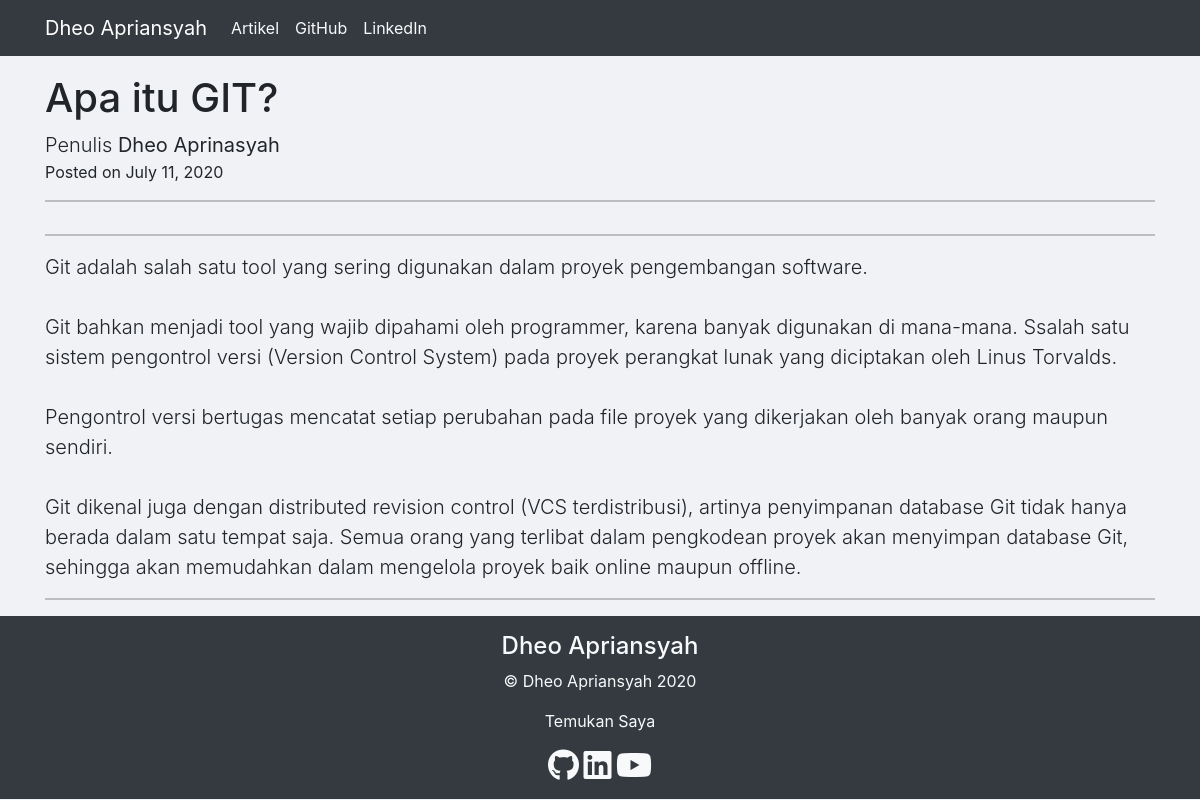
/artikel-post/apa-itu-git, run on the app's committed database.
### artikel/models.py (models this page shows, shortened)
class ModelArtikel(models.Model):
    image      = models.ImageField(upload_to='upload/')
    judul       = models.CharField(max_length=50)
    kategori    = models.CharField(max_length=50)
    body        = models.TextField()
    penulis     = models.CharField(max_length=50)
    publish     = models.DateTimeField(auto_now_add=True)
    update      = models.DateTimeField(auto_now=True)
    slug        = models.SlugField(blank=True, editable=False)

### artikel/views.py (the view)
# urls.py: path('artikel-post/<str:slug>',DetailArtikel.as_view(),name='artikel-post'),
class DetailArtikel(DetailView):
    model = ModelArtikel
    template_name = 'artikel/detail_artikel.html'
    context_object_name = "Detail"

### artikel/templates/artikel/detail_artikel.html (shortened to what this page needs)
{% extends 'base.html' %}
{% block content-artikel-detail %}
<div class="container">
    <div class="row">
        <div class="col-lg">
            <h1 class="mt-4">{{Detail.judul}}</h1>
            <span class="lead">
                <span>Penulis</span>
               <span><b>{{Detail.penulis}}</b></span>
            </span>
            <p>Posted on {{Detail.publish|date}}</p>
            <hr>
            <hr>
            <p class="lead">{{Detail.body|linebreaksbr}}</p>
            <hr>
        </div>
    </div>
</div>
{% endblock content-artikel-detail %}

### static/css/style.css (style rules this page uses)
body { background-color: #f1f2f6; padding-top: 50px }

### data on the page
ModelArtikel: judul "Apa itu GIT?", penulis "Dheo Aprinasyah", publish "July 11, 2020", body "Git adalah salah satu tool yang sering digunakan dalam proyek pengembangan software. Git bahkan menjadi tool yang wajib dipahami oleh programmer, karena banyak digunakan di mana-mana. Ssalah satu sistem pengontrol versi (Version Control System) pada proyek perangkat lunak yang diciptakan oleh Linus Torvalds. Pengontrol versi bertugas mencatat setiap perubahan pada file proyek yang dikerjakan oleh banyak orang maupun sendiri. Git dikenal juga dengan distributed revision control (VCS terdistribusi), artinya penyimpanan database Git tidak hanya berada dalam satu tempat saja. Semua orang yang terlibat dalam pengkodean proyek akan menyimpan database Git, sehingga akan memudahkan dalam mengelola…"
